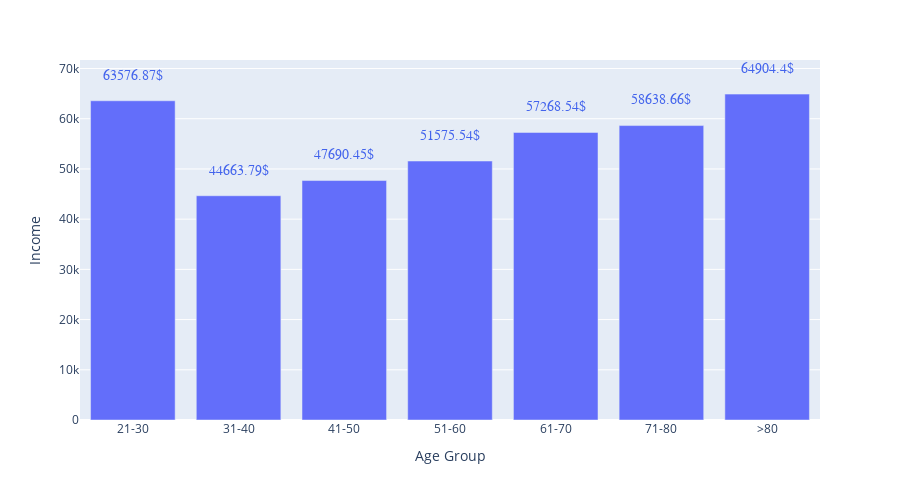

Notebook code cell kept with this figure:
### Markdown cell above
<div class="alert alert-block alert-warning">
Please note that plotly figure will not show when it is uploaded to GitHib due to static stuff. So you can rerun the code once you have it on your Local machine or Check out the Link I include in the repo that display the notebook on web.
</div>

### Code cell
mask = df_cut.groupby("Age Group")["Income"].mean()
mask = mask.reset_index()
fig = px.bar(data_frame=mask, x="Age Group", y="Income", height=500)

annotation = []
for x, y in zip(mask["Age Group"], mask["Income"]):
    annotation.append(
        dict(x=x, y=y +5000,
             text=str(round(y, 2)) + '$',
             font=dict(family='Arial', size=14, color='rgb(66, 99, 236)'), showarrow=False)
    )
fig.update_xaxes(categoryorder='array', categoryarray= ["21-30", "31-40"])
fig.update_layout(annotations=annotation)
fig.show()

### Figure 1 — Plotly figure (JSON) as saved in the notebook; plotly's stock layout.template omitted (floating-point values rounded to 4 significant figures)
{"data": [{"alignmentgroup": "True", "hovertemplate": "Age Group=%{x}<br>Income=%{y}<extra></extra>", "legendgroup": "", "marker": {"color": "#636efa", "pattern": {"shape": ""}}, "name": "", "offsetgroup": "", "orientation": "v", "showlegend": false, "textposition": "auto", "type": "bar", "x": ["21-30", "31-40", "41-50", "51-60", "61-70", "71-80", ">80"], "xaxis": "x", "y": [63580.0, 44660.0, 47690.0, 51580.0, 57270.0, 58640.0, 64900.0], "yaxis": "y"}], "layout": {"annotations": [{"font": {"color": "rgb(66, 99, 236)", "family": "Arial", "size": 14}, "showarrow": false, "text": "63576.87$", "x": "21-30", "y": 68580.0}, {"font": {"color": "rgb(66, 99, 236)", "family": "Arial", "size": 14}, "showarrow": false, "text": "44663.79$", "x": "31-40", "y": 49660.0}, {"font": {"color": "rgb(66, 99, 236)", "family": "Arial", "size": 14}, "showarrow": false, "text": "47690.45$", "x": "41-50", "y": 52690.0}, {"font": {"color": "rgb(66, 99, 236)", "family": "Arial", "size": 14}, "showarrow": false, "text": "51575.54$", "x": "51-60", "y": 56580.0}, {"font": {"color": "rgb(66, 99, 236)", "family": "Arial", "size": 14}, "showarrow": false, "text": "57268.54$", "x": "61-70", "y": 62270.0}, {"font": {"color": "rgb(66, 99, 236)", "family": "Arial", "size": 14}, "showarrow": false, "text": "58638.66$", "x": "71-80", "y": 63640.0}, {"font": {"color": "rgb(66, 99, 236)", "family": "Arial", "size": 14}, "showarrow": false, "text": "64904.4$", "x": ">80", "y": 69900.0}], "barmode": "relative", "height": 500, "legend": {"tracegroupgap": 0}, "margin": {"t": 60}, "xaxis": {"anchor": "y", "categoryarray": ["21-30", "31-40"], "categoryorder": "array", "domain": [0, 1], "title": {"text": "Age Group"}}, "yaxis": {"anchor": "x", "domain": [0, 1], "title": {"text": "Income"}}}}
